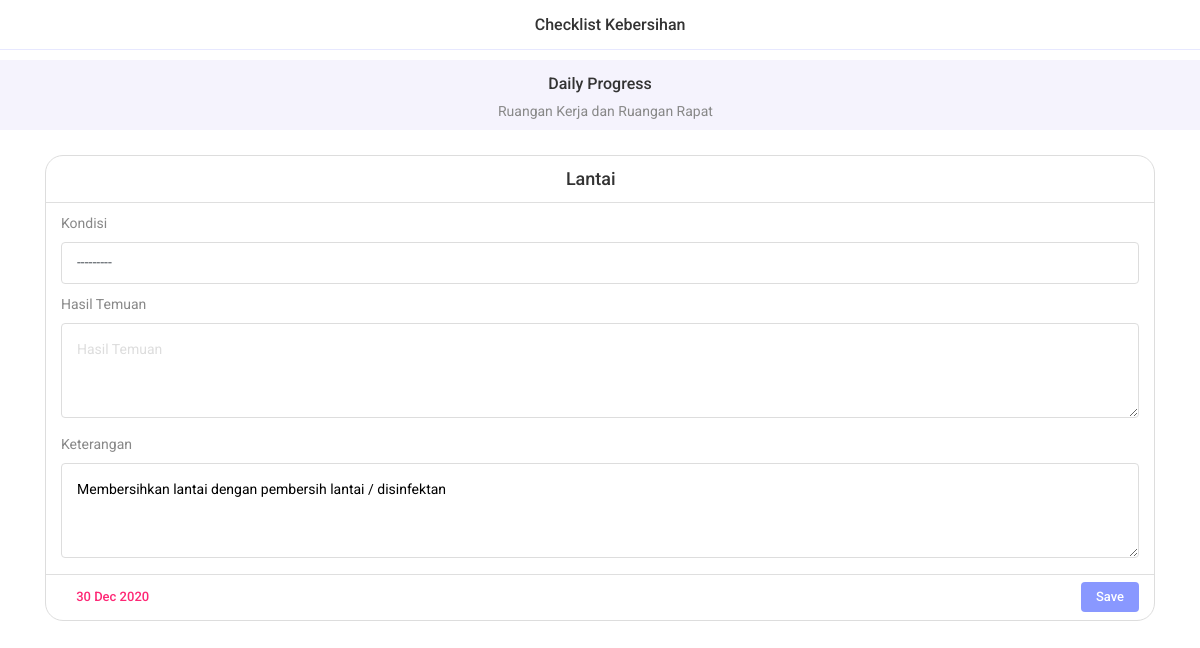
Page /cleaning/progress/subarea-check/harian-1060 (signed in) on the committed database.
### cleaning/models.py (models this page shows, shortened)
class cln_daily(models.Model):
    hari_ini = models.DateField(
        name="hariIni", auto_now=False, auto_now_add=False, verbose_name="Hari ini")
    pilih_kondisi = {
        ('Ok', 'Ok'),
        ('Not Ok', 'Not Ok'),
    }
    kondisi = models.CharField(name="kondisi", max_length=50,
                               choices=pilih_kondisi, verbose_name="Kondisi", blank=True, null=True, default='')
    keterangan = models.TextField(name="keterangan", max_length=500,
                                  verbose_name="Keterangan", blank=True, null=True, default='')
    hasil_temuan = models.TextField(name="hasilTemuan", max_length=500,
                                    verbose_name="Hasil Temuan", blank=True, null=True, default='')
    done = models.DateTimeField(
        name="done", auto_now=False, auto_now_add=False, verbose_name="Terlaksana Pada", blank=True, null=True)
    dailySubarea = models.ForeignKey(cln_subarea, verbose_name="Nama Subarea",
                                     on_delete=models.CASCADE, related_name="dailySubarea", blank=True, null=True)
    class Meta:
        db_table = ''
        managed = True
        verbose_name = 'daily'
        verbose_name_plural = 'dailies'

class cln_subarea(models.Model):
    nama_subarea = models.CharField(
        max_length=100, name='namaSubarea', verbose_name='Nama Subarea', blank=False, null=False, unique=False)
    namaAreaSubarea = models.ForeignKey(
        cln_area, verbose_name="Nama Area", on_delete=models.CASCADE, related_name="namaAreaSubarea", blank=True, null=True)
    class Meta:
        db_table = ''
        managed = True
        verbose_name = 'subarea'
        verbose_name_plural = 'subareas'

class cln_area(models.Model):
    nama_area = models.CharField(max_length=100, name='namaArea',
                                 verbose_name='Nama Area', unique=True, blank=False, null=False)
    class Meta:
        db_table = ''
        managed = True
        verbose_name = 'area'
        verbose_name_plural = 'areas'

### user/decorators.py (the view)
    def wrapper_function(request, *args, **kwargs):
        group = None
        if request.user.groups.exists():
            group = request.user.groups.all().first().name
        if group == 'maker':
            return view_func(request, *args, **kwargs)
        else:
            return redirect('401_unauthorized_maker')

### cleaning/forms.py
class dailyForm(forms.ModelForm):
    class Meta:
        model = cln_daily
        fields = ['kondisi',  'hasilTemuan', 'keterangan']
    def __init__(self, *args, **kwargs):
        super().__init__(*args, **kwargs)
        self.fields["kondisi"].widget.attrs.update(
            {'id': "kondisi", 'name': 'kondisi', 'class': 'custom-select',
                'label': 'kondisi', 'help text': 'kondisi', 'placeholder': 'Kondisi'})
        self.fields["keterangan"].widget.attrs.update(
            {'id': "keterangan", 'name': 'keterangan',
                'label': 'keterangan', 'help text': 'keterangan', 'height': "200", 'placeholder': 'Keterangan', 'rows': '3'})
        self.fields["hasilTemuan"].widget.attrs.update(
            {'id': "hasilTemuan", 'name': 'hasilTemuan', 'label': 'Hasil Temuan', 'help text': 'Hasil Temuan', 'placeholder': 'Hasil Temuan', 'rows': '3'})

### cleaning/views.py (called while the page is built)
@login_required(login_url='user_login')
@maker_only
def cln_progress_check_single(request, harian_id):
    harian = cln_daily.objects.get(id=harian_id)
    if request.method == 'POST':
        form = dailyForm(request.POST or None, instance=harian)
        if form.is_valid():
            form.save(commit=False)
            if harian.kondisi != '' or harian.keterangan != '' or harian.hasilTemuan != '':
                tmsm = datetime.now().timestamp()
                ts = datetime.fromtimestamp(tmsm).isoformat()
                harian.done = ts
            form.save()
            return redirect('cln_progress')
    else:
        form = dailyForm(instance=harian)
    context = {
        'form': form,
        'harian': harian,
        'tanggal': date.today(),
        'title': 'Checklist Kebersihan'
    }
    return render(request, 'cleaning/cln_progress_check_single.html', context)

### templates/cleaning/cln_progress_check_single.html (shortened to what this page needs)
{% extends "base.html" %}{% load static %}
{% block navbar %}
<div class="left"><a href="{% url 'cln_progress' %}" class="link"><i class="icon ion-ios-arrow-back"></i></a>
</div>
<div class="title">{{title}}</div>
{% endblock navbar %}
{% block page_wrapper %}
<div class="newsletter bg-lightblue">
    <div class="separator-small"></div>
    <div class="section-title text-center title-large pb-2">
        <h6>Daily Progress</h6>
        <p class="mt-2"><i
                class="icon ion-ios-information-circle-outline"></i>{{harian.dailySubarea.namaAreaSubarea.namaArea}}</p>
    </div>
</div>
<div class="separator-medium"></div>
<div class="cards">
    <div class="container">
        <div class="card card-outline card-list">
            <form method="POST" class="form-outline form-horizontal">
                <div class="card-body">
                    <h5 class="card-title" style="text-align: center;">{{harian.dailySubarea.namaSubarea}}
                        <i class="icon ion-ios-add-circle"></i>
                    </h5>
                    <div class="form-elements">
                        <div class="container">
                            <div class="form-wrapper">
                                {% for field in form %}
                                <div class="input-wrap" style="margin: 10px auto;">
                                    <label for="{{field.id}}">{{field.label}}</label>
                                    {{field}}
                                </div>
                                {% endfor %}
                            </div>
                        </div>
                    </div>
                </div>
                <div class="footer-card">
                    <div class="card-date"><i class="icon ion-ios-calendar"></i>{{tanggal | date:"d M Y"}}</div>
                    <div class="card-comment"><button type="submit" class="button button-small">Save</button>
                    </div>
                </div>
            </form>
        </div>
    </div>
</div>
{% endblock page_wrapper %}

### static/css/style.css (style rules this page uses)
body { font-family: 'Roboto', sans-serif; color: #888; font-size: 14px; font-weight: 400; background: #fff; }
h1, h2, h3, h4, h5, h6 { line-height: 110%; font-family: 'Roboto', sans-serif; margin: 0; font-weight: 500; color: #333; }
h5 { font-size: 18px; }
h6 { font-size: 16px; }
a { color: #333; }
p { margin: 0; }
textarea { width: 100%; border-radius: 4px; border: 0; padding: 15px; font-size: 14px; }
.input-wrap { margin-bottom: 15px; }
.input-wrap:last-child { margin-bottom: 0; }
.custom-select { width: 100%; height: 42px; border-radius: 4px; border: 0; padding: 2px 15px; font-size: 14px; opacity: 1; }
.form-outline .custom-select { border: 1px solid #ddd; }
.form-outline textarea { background: #fff; border: 1px solid #ddd; }
.bg-lightblue { background: #f5f3fd !important; }
.separator-small { height: 15px; }
.separator-medium { height: 20px; }
.section-title { margin: 0 15px 15px; }
.navbar .link { display: flex; font-size: 26px; height: 50px; align-items: center; }
.navbar .title { font-size: 16px; color: #333; font-weight: 500; }
.button { background: #8998ff; border-radius: 4px; padding: 0 12px; line-height: 38px; font-size: 14px; font-weight: 500; color: #fff; text-transform: none; margin-top: 20px; border: 0; width: 100%; text-align: center; display: inline-block; }
.button-small { line-height: 30px; font-size: 13px; padding: 0 8px; }
.card { border-radius: 18px; border: 0; background: #f5f3fd; }
.card-outline { border: 1px solid #ddd; background: transparent; }
.card-body { padding: 15px; }
.card-date { margin-top: 10px; color: #fe2775; font-weight: 500; font-size: 13px; }
.card-date i { margin-right: 5px; }
.card-list { padding: 0; }
.card-list .card-body { padding: 0; }
.card-list .card-title { line-height: 46px; padding: 0 15px; border-bottom: 1px solid rgba(0, 0, 0, 0.125); margin-bottom: 0; }
.footer-card { min-height: 46px; display: flex; align-items: center; width: 100%; padding: 0 15px; border-top: 1px solid rgba(0, 0, 0, 0.125); }
.footer-card .card-date { margin-top: 0; }
.footer-card .card-comment { margin-left: auto; }

### templates/base.html (style rules this page uses)
.section-title { margin-bottom: 5px; }

### templates/cleaning/cln_progress_check_single.html (style rules this page uses)
.footer-card .button { margin: 5px 14px 5px auto; }

### rows in the picture
cln_daily: dailySubarea.namaAreaSubarea.namaArea "Ruangan Kerja dan Ruangan Rapat", dailySubarea.namaSubarea "Lantai", form "---------" "Membersihkan lantai dengan pembersih lantai / disinfektan", hariIni "30 Dec 2020"

### other values in the picture
{{ title }} "Checklist Kebersihan"
{{ field.label }} "Kondisi" "Hasil Temuan" "Keterangan"
